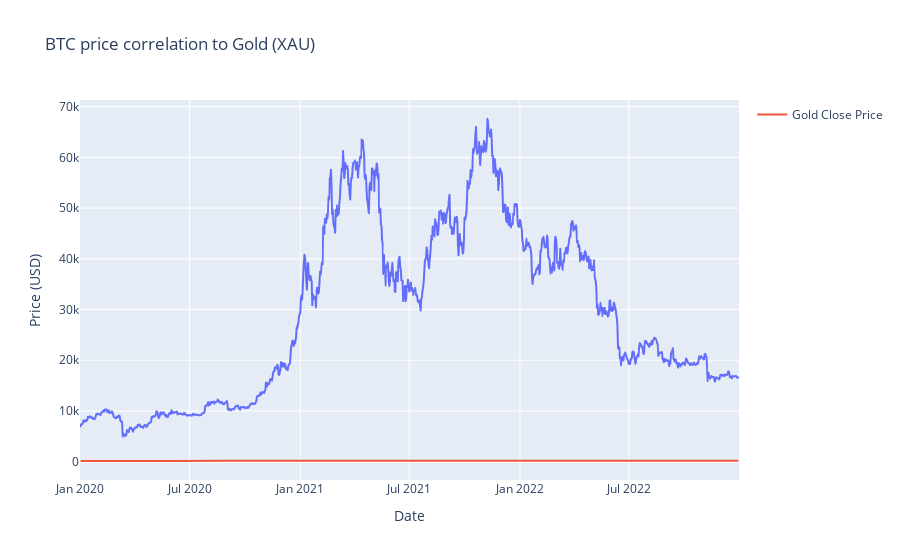

Here is the notebook cell this chart was saved with:
### Code cell
gold_data = yf.download("GLD", start="2020-01-01", end="2023-01-01")

combined_data = pd.concat([btc_data["Close"], gold_data["Close"]], axis=1)
combined_data.columns = ["BTC Price Close", "Gold Price Close"]

fig = px.line(
    combined_data,
    x=combined_data.index,
    y=["BTC Price Close", "Gold Price Close"],
    title="BTC price correlation to Gold (XAU)",
)

fig.add_scatter(
    x=gold_data.index, y=gold_data["Close"], mode="lines", name="Gold Close Price"
)

fig.update_layout(xaxis_title="Date", yaxis_title="Price (USD)")

fig.show()

### Figure 1 — Plotly figure (JSON) as saved in the notebook; plotly's stock layout.template omitted (floating-point values rounded to 4 significant figures; data arrays with more than 128 entries replaced by an {"elided": "..."} marker saying what was removed)
{"data": [{"hovertemplate": "Date=%{x}<br>BTC Close Price=%{y}<extra></extra>", "legendgroup": "", "line": {"color": "#636efa", "dash": "solid"}, "marker": {"symbol": "circle"}, "mode": "lines", "name": "", "showlegend": false, "type": "scattergl", "x": {"elided": "1096 str values"}, "xaxis": "x", "y": {"elided": "1096 float values"}, "yaxis": "y"}, {"mode": "lines", "name": "Gold Close Price", "type": "scatter", "x": {"elided": "756 str values"}, "y": {"elided": "756 float values"}}], "layout": {"legend": {"tracegroupgap": 0}, "title": {"text": "BTC price correlation to Gold (XAU)"}, "xaxis": {"anchor": "y", "domain": [0, 1], "title": {"text": "Date"}}, "yaxis": {"anchor": "x", "domain": [0, 1], "title": {"text": "Price (USD)"}}}}
